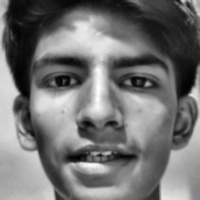
#> input picture backend/face_data/harsh_1775736353.jpg, 200 x 200 px
$ python -i face_attendance.py   (imports and definitions only)
#> lines starting #> are read from the running program, lines starting #| are printed output that depends on the picture
#> further down, picture is the input picture: shape (200, 200, 3); min 0, max 255, mean 114.8
import base64
import json
import re
import uuid
from datetime import date, datetime
from pathlib import Path
from typing import Optional

import cv2
import numpy as np

BASE_DIR = Path(__file__).resolve().parent
FACE_DATA_DIR = BASE_DIR / "face_data"
DATA_DIR = BASE_DIR / "data"
STUDENTS_FILE = DATA_DIR / "students.json"
ATTENDANCE_FILE = DATA_DIR / "attendance.json"

# [2 lines not run here, left out]


def sanitize_filename(name: str) -> str:
    safe = re.sub(r"[^a-zA-Z0-9]+", "_", name.strip()).strip("_")
    return safe.lower() or "student"


class FaceAttendanceService:
    def __init__(self, mongo_uri: Optional[str] = None):
        self.face_detector = cv2.CascadeClassifier(
            cv2.data.haarcascades + "haarcascade_frontalface_default.xml"
        )

    def _read_json(self, path: Path):
        if not path.exists():
            return []
        with open(path, "r", encoding="utf-8") as handle:
            return json.load(handle)

    def _write_json(self, path: Path, data):
        with open(path, "w", encoding="utf-8") as handle:
            json.dump(data, handle, indent=2, ensure_ascii=False)

    def _load_students(self):
        return self._read_json(STUDENTS_FILE)

    def _save_students(self, students):
        self._write_json(STUDENTS_FILE, students)

    def _load_attendance(self):
        return self._read_json(ATTENDANCE_FILE)

    def _save_attendance(self, records):
        self._write_json(ATTENDANCE_FILE, records)

    # [15 lines left out: functions decode_image_bytes, decode_base64_image, not called in this run]

    def get_face_image(self, image_bgr):
        gray = cv2.cvtColor(image_bgr, cv2.COLOR_BGR2GRAY)
        faces = self.face_detector.detectMultiScale(
            gray,
            scaleFactor=1.1,
            minNeighbors=5,
            minSize=(80, 80),
        )
#> faces = [[14, 10, 169, 169]]

        if len(faces) == 0:
            faces = self.face_detector.detectMultiScale(
                gray,
                scaleFactor=1.05,
                minNeighbors=3,
                minSize=(50, 50),
            )

        if len(faces) == 0:
            resized = cv2.resize(gray, (0, 0), fx=0.75, fy=0.75)
            faces = self.face_detector.detectMultiScale(
                resized,
                scaleFactor=1.05,
                minNeighbors=3,
                minSize=(40, 40),
            )
            if len(faces) > 0:
                x, y, w, h = max(faces, key=lambda rect: rect[2] * rect[3])
                x, y, w, h = int(x / 0.75), int(y / 0.75), int(w / 0.75), int(h / 0.75)
                faces = [(x, y, w, h)]

        if len(faces) == 0:
            raise ValueError("No face detected in image. Use a clear front-facing photo or webcam capture.")

        x, y, w, h = max(faces, key=lambda rect: rect[2] * rect[3])
#> x = 14; y = 10; w = 169; h = 169
        face_gray = gray[y : y + h, x : x + w]
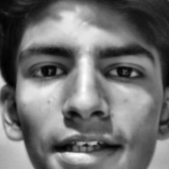
#> face_gray: shape (169, 169); min 0, max 255, mean 112.4
        face_resized = cv2.resize(face_gray, (200, 200))
        return self.preprocess_face(face_resized)

    def preprocess_face(self, face_gray):
        face_gray = cv2.resize(face_gray, (200, 200))
        face_gray = cv2.GaussianBlur(face_gray, (3, 3), 0)
#> face_gray: shape (200, 200)
        clahe = cv2.createCLAHE(clipLimit=2.0, tileGridSize=(8, 8))
        enhanced = clahe.apply(face_gray)
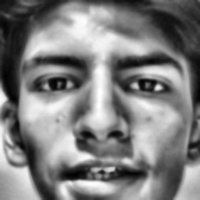
#> enhanced: shape (200, 200); min 1, max 255, mean 126.5
        return cv2.normalize(enhanced, None, 0, 255, cv2.NORM_MINMAX)

    # [24 lines left out: functions save_face_image, register_student, not called in this run]

    def _build_face_library(self):
        students = self._load_students()
#> (reads backend/data/students.json from the repository)
        if not students:
            return []

        library = []
        for student in students:
            image_path = FACE_DATA_DIR / student.get("image_path", "")
            if not image_path.exists():
                continue
            face_image = cv2.imread(str(image_path), cv2.IMREAD_GRAYSCALE)
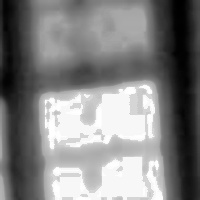
#> input picture backend/face_data/harshita_1775733071.jpg, 200 x 200 px
#> face_image is the input picture: shape (200, 200); min 0, max 255, mean 130.7
            if face_image is None:
                continue
            face_image = self.preprocess_face(face_image)
#> in preprocess_face (call 2), `enhanced = clahe.apply(face_gray)`:
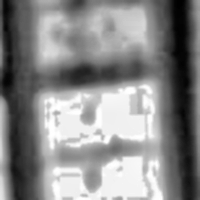
#> enhanced: shape (200, 200); min 1, max 255, mean 137.1
            library.append(
                {
                    "student": student,
                    "variants": self._generate_face_variants(face_image),
                }
            )
        return library

    def _generate_face_variants(self, face_image):
        variants = [face_image]
        variants.append(cv2.flip(face_image, 1))
        variants.append(cv2.convertScaleAbs(face_image, alpha=1.05, beta=8))
        variants.append(cv2.convertScaleAbs(face_image, alpha=0.95, beta=-6))
        return variants

    def _face_similarity(self, candidate_face, stored_face):
        candidate = self.preprocess_face(candidate_face)
        stored = self.preprocess_face(stored_face)

        candidate_hist = cv2.calcHist([candidate], [0], None, [64], [0, 256])
        stored_hist = cv2.calcHist([stored], [0], None, [64], [0, 256])
        cv2.normalize(candidate_hist, candidate_hist, 0, 1, cv2.NORM_MINMAX)
        cv2.normalize(stored_hist, stored_hist, 0, 1, cv2.NORM_MINMAX)

        hist_score = float(cv2.compareHist(candidate_hist, stored_hist, cv2.HISTCMP_CORREL))
        hist_score = max(0.0, min(1.0, (hist_score + 1.0) / 2.0))

        diff_score = 1.0 - (float(np.mean(cv2.absdiff(candidate, stored))) / 255.0)
        edges_candidate = cv2.Canny(candidate, 60, 160)
        edges_stored = cv2.Canny(stored, 60, 160)
        edge_score = 1.0 - (float(np.mean(cv2.absdiff(edges_candidate, edges_stored))) / 255.0)

        return (0.45 * hist_score) + (0.35 * diff_score) + (0.20 * edge_score)

    def find_best_match(self, image_bgr, threshold: float = 0.55):
        face_image = self.get_face_image(image_bgr)
        face_library = self._build_face_library()
        if not face_library:
            return None, None

        best_student = None
        best_score = 0.0
        for item in face_library:
            variant_scores = [self._face_similarity(face_image, variant) for variant in item["variants"]]
            score = max(variant_scores) if variant_scores else 0.0
            if score > best_score:
                best_score = score
                best_student = item["student"]
#> this loop made 4 passes
#> pass 1, in preprocess_face (call 6), `enhanced = clahe.apply(face_gray)`:
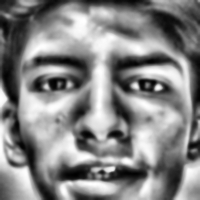
#> enhanced: shape (200, 200); min 0, max 255, mean 133.1
#> pass 1, in preprocess_face (call 7), `enhanced = clahe.apply(face_gray)`:
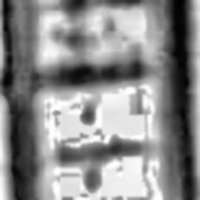
#> enhanced: shape (200, 200); min 1, max 255, mean 139.6

        if best_student is None or best_score < threshold:
            return None, best_score

        return best_student.copy(), best_score

    # [30 lines left out: functions mark_attendance, list_attendance, not called in this run]

    def list_students(self):
        return self._load_students()

    # [17 lines left out: function delete_student, not called in this run]

>>> import cv2
>>> picture = cv2.imread('face_data/harsh_1775736353.jpg')
>>> result = FaceAttendanceService().find_best_match(picture)
